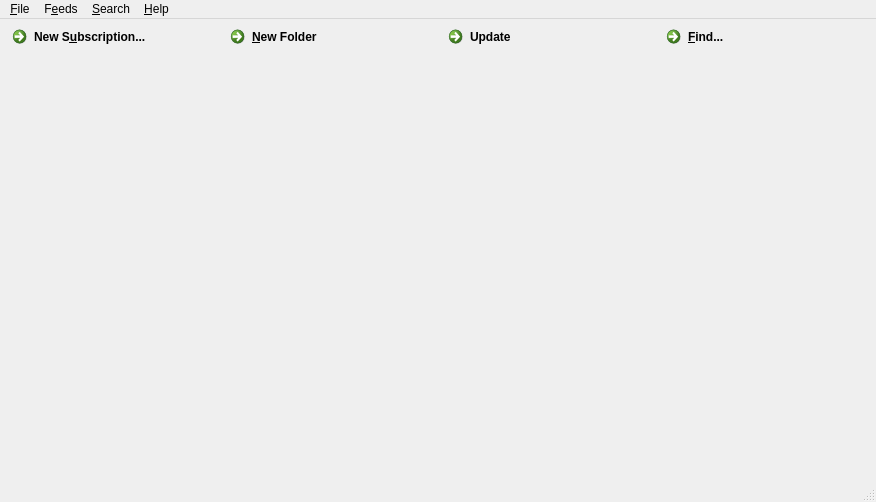
<?xml version="1.0" encoding="UTF-8"?>
<ui version="4.0">
 <class>MainWindow</class>
 <widget class="QMainWindow" name="MainWindow">
  <property name="geometry">
   <rect>
    <x>0</x>
    <y>0</y>
    <width>876</width>
    <height>502</height>
   </rect>
  </property>
  <property name="sizePolicy">
   <sizepolicy hsizetype="Minimum" vsizetype="Preferred">
    <horstretch>0</horstretch>
    <verstretch>0</verstretch>
   </sizepolicy>
  </property>
  <property name="minimumSize">
   <size>
    <width>700</width>
    <height>0</height>
   </size>
  </property>
  <property name="windowTitle">
   <string>Buzz: Priyesh kumar</string>
  </property>
  <widget class="QWidget" name="centralwidget">
   <property name="sizePolicy">
    <sizepolicy hsizetype="Preferred" vsizetype="Preferred">
     <horstretch>0</horstretch>
     <verstretch>0</verstretch>
    </sizepolicy>
   </property>
   <property name="minimumSize">
    <size>
     <width>0</width>
     <height>0</height>
    </size>
   </property>
   <layout class="QGridLayout" name="gridLayout_5">
    <property name="margin">
     <number>0</number>
    </property>
    <item row="0" column="0">
     <widget class="QFrame" name="gridFrame">
      <layout class="QGridLayout" name="gridLayout_2" rowstretch="0">
       <property name="margin">
        <number>0</number>
       </property>
       <item row="0" column="0">
        <layout class="QGridLayout" name="gridLayout">
         <item row="0" column="0">
          <layout class="QHBoxLayout" name="horizontalLayout">
           <property name="leftMargin">
            <number>5</number>
           </property>
           <property name="rightMargin">
            <number>5</number>
           </property>
           <item>
            <widget class="QCommandLinkButton" name="commandNewSubscription">
             <property name="text">
              <string>New S&amp;ubscription...</string>
             </property>
             <property name="icon">
              <iconset resource="../res.qrc">
               <normaloff>:/images/new_sub.jpeg</normaloff>:/images/new_sub.jpeg</iconset>
             </property>
            </widget>
           </item>
           <item>
            <widget class="QCommandLinkButton" name="commandNewFolder">
             <property name="text">
              <string>&amp;New Folder</string>
             </property>
             <property name="icon">
              <iconset resource="../res.qrc">
               <normaloff>:/images/folder.png</normaloff>:/images/folder.png</iconset>
             </property>
            </widget>
           </item>
           <item>
            <widget class="QCommandLinkButton" name="commandUpdate">
             <property name="text">
              <string>Update</string>
             </property>
             <property name="icon">
              <iconset resource="../res.qrc">
               <normaloff>:/images/refresh.jpeg</normaloff>:/images/refresh.jpeg</iconset>
             </property>
            </widget>
           </item>
           <item>
            <widget class="QCommandLinkButton" name="commandFind">
             <property name="text">
              <string>&amp;Find...</string>
             </property>
             <property name="icon">
              <iconset resource="../res.qrc">
               <normaloff>:/images/find.jpeg</normaloff>:/images/find.jpeg</iconset>
             </property>
            </widget>
           </item>
          </layout>
         </item>
        </layout>
       </item>
      </layout>
     </widget>
    </item>
    <item row="1" column="0">
     <layout class="QGridLayout" name="mainContainer" columnstretch="0"/>
    </item>
   </layout>
  </widget>
  <widget class="QMenuBar" name="menubar">
   <property name="geometry">
    <rect>
     <x>0</x>
     <y>0</y>
     <width>876</width>
     <height>28</height>
    </rect>
   </property>
   <widget class="QMenu" name="menuSubscription">
    <property name="title">
     <string>&amp;File</string>
    </property>
    <addaction name="actionPreferences"/>
    <addaction name="separator"/>
    <addaction name="actionNewSubscription"/>
    <addaction name="actionNewFolder"/>
    <addaction name="separator"/>
    <addaction name="separator"/>
    <addaction name="actionImport"/>
    <addaction name="actionExport_2"/>
    <addaction name="separator"/>
    <addaction name="separator"/>
    <addaction name="actionWorkOffline"/>
    <addaction name="separator"/>
    <addaction name="separator"/>
    <addaction name="actionExit"/>
   </widget>
   <widget class="QMenu" name="menuFeeds">
    <property name="title">
     <string>F&amp;eeds</string>
    </property>
    <addaction name="actionUpdate"/>
    <addaction name="actionRemove"/>
    <addaction name="actionProperties"/>
   </widget>
   <widget class="QMenu" name="menuSearch">
    <property name="title">
     <string>&amp;Search</string>
    </property>
    <addaction name="actionSearch"/>
   </widget>
   <widget class="QMenu" name="menuHelp">
    <property name="title">
     <string>&amp;Help</string>
    </property>
    <addaction name="actionFAQ"/>
    <addaction name="separator"/>
    <addaction name="actionAbout"/>
   </widget>
   <addaction name="menuSubscription"/>
   <addaction name="menuFeeds"/>
   <addaction name="menuSearch"/>
   <addaction name="menuHelp"/>
  </widget>
  <widget class="QStatusBar" name="statusbar"/>
  <action name="actionNewSubscription">
   <property name="icon">
    <iconset resource="../res.qrc">
     <normaloff>:/images/new_sub.jpeg</normaloff>:/images/new_sub.jpeg</iconset>
   </property>
   <property name="text">
    <string>New S&amp;ubscription...</string>
   </property>
   <property name="shortcut">
    <string>Ctrl+U</string>
   </property>
   <property name="iconVisibleInMenu">
    <bool>true</bool>
   </property>
  </action>
  <action name="actionUpdate">
   <property name="icon">
    <iconset resource="../res.qrc">
     <normaloff>:/images/refresh.jpeg</normaloff>:/images/refresh.jpeg</iconset>
   </property>
   <property name="text">
    <string>Update</string>
   </property>
   <property name="shortcut">
    <string>F5, Ctrl+R</string>
   </property>
   <property name="iconVisibleInMenu">
    <bool>true</bool>
   </property>
  </action>
  <action name="actionRemove">
   <property name="enabled">
    <bool>false</bool>
   </property>
   <property name="icon">
    <iconset resource="../res.qrc">
     <normaloff>:/images/delete.jpeg</normaloff>:/images/delete.jpeg</iconset>
   </property>
   <property name="text">
    <string>Remove</string>
   </property>
   <property name="iconVisibleInMenu">
    <bool>true</bool>
   </property>
  </action>
  <action name="actionProperties">
   <property name="enabled">
    <bool>false</bool>
   </property>
   <property name="icon">
    <iconset resource="../res.qrc">
     <normaloff>:/images/properties.jpeg</normaloff>:/images/properties.jpeg</iconset>
   </property>
   <property name="text">
    <string>Properties</string>
   </property>
   <property name="iconVisibleInMenu">
    <bool>true</bool>
   </property>
  </action>
  <action name="actionPreferences">
   <property name="icon">
    <iconset resource="../res.qrc">
     <normaloff>:/images/preferences.jpeg</normaloff>:/images/preferences.jpeg</iconset>
   </property>
   <property name="text">
    <string>&amp;Preferences</string>
   </property>
   <property name="shortcut">
    <string>Ctrl+P</string>
   </property>
   <property name="iconVisibleInMenu">
    <bool>true</bool>
   </property>
  </action>
  <action name="actionNewFolder">
   <property name="icon">
    <iconset resource="../res.qrc">
     <normaloff>:/images/folder.png</normaloff>:/images/folder.png</iconset>
   </property>
   <property name="text">
    <string>&amp;New folder</string>
   </property>
   <property name="shortcut">
    <string>Ctrl+N</string>
   </property>
   <property name="iconVisibleInMenu">
    <bool>true</bool>
   </property>
  </action>
  <action name="actionImport">
   <property name="enabled">
    <bool>false</bool>
   </property>
   <property name="icon">
    <iconset resource="../res.qrc">
     <normaloff>:/images/import.jpeg</normaloff>:/images/import.jpeg</iconset>
   </property>
   <property name="text">
    <string>&amp;Import</string>
   </property>
   <property name="shortcut">
    <string>Ctrl+I</string>
   </property>
   <property name="iconVisibleInMenu">
    <bool>true</bool>
   </property>
  </action>
  <action name="actionExport">
   <property name="text">
    <string>Export</string>
   </property>
  </action>
  <action name="actionExport_2">
   <property name="enabled">
    <bool>false</bool>
   </property>
   <property name="icon">
    <iconset resource="../res.qrc">
     <normaloff>:/images/export.jpeg</normaloff>:/images/export.jpeg</iconset>
   </property>
   <property name="text">
    <string>&amp;Export</string>
   </property>
   <property name="shortcut">
    <string>Ctrl+E</string>
   </property>
   <property name="iconVisibleInMenu">
    <bool>true</bool>
   </property>
  </action>
  <action name="actionExit">
   <property name="text">
    <string>&amp;Quit</string>
   </property>
   <property name="shortcut">
    <string>Ctrl+Q</string>
   </property>
  </action>
  <action name="actionSearch">
   <property name="enabled">
    <bool>true</bool>
   </property>
   <property name="icon">
    <iconset resource="../res.qrc">
     <normaloff>:/images/find.jpeg</normaloff>:/images/find.jpeg</iconset>
   </property>
   <property name="text">
    <string>Search All &amp;Feeds</string>
   </property>
   <property name="shortcut">
    <string>Ctrl+F</string>
   </property>
   <property name="iconVisibleInMenu">
    <bool>true</bool>
   </property>
  </action>
  <action name="actionFAQ">
   <property name="enabled">
    <bool>false</bool>
   </property>
   <property name="icon">
    <iconset resource="../res.qrc">
     <normaloff>:/images/faq.jpeg</normaloff>:/images/faq.jpeg</iconset>
   </property>
   <property name="text">
    <string>FAQ</string>
   </property>
   <property name="iconVisibleInMenu">
    <bool>true</bool>
   </property>
  </action>
  <action name="actionAbout">
   <property name="icon">
    <iconset resource="../res.qrc">
     <normaloff>:/images/about.jpeg</normaloff>:/images/about.jpeg</iconset>
   </property>
   <property name="text">
    <string>About</string>
   </property>
   <property name="iconVisibleInMenu">
    <bool>true</bool>
   </property>
  </action>
  <action name="actionWorkOffline">
   <property name="checkable">
    <bool>true</bool>
   </property>
   <property name="enabled">
    <bool>false</bool>
   </property>
   <property name="text">
    <string>Work offline</string>
   </property>
  </action>
 </widget>
 <resources>
  <include location="../res.qrc"/>
 </resources>
 <connections>
  <connection>
   <sender>actionExit</sender>
   <signal>triggered()</signal>
   <receiver>MainWindow</receiver>
   <slot>close()</slot>
   <hints>
    <hint type="sourcelabel">
     <x>-1</x>
     <y>-1</y>
    </hint>
    <hint type="destinationlabel">
     <x>378</x>
     <y>299</y>
    </hint>
   </hints>
  </connection>
 </connections>
</ui>
